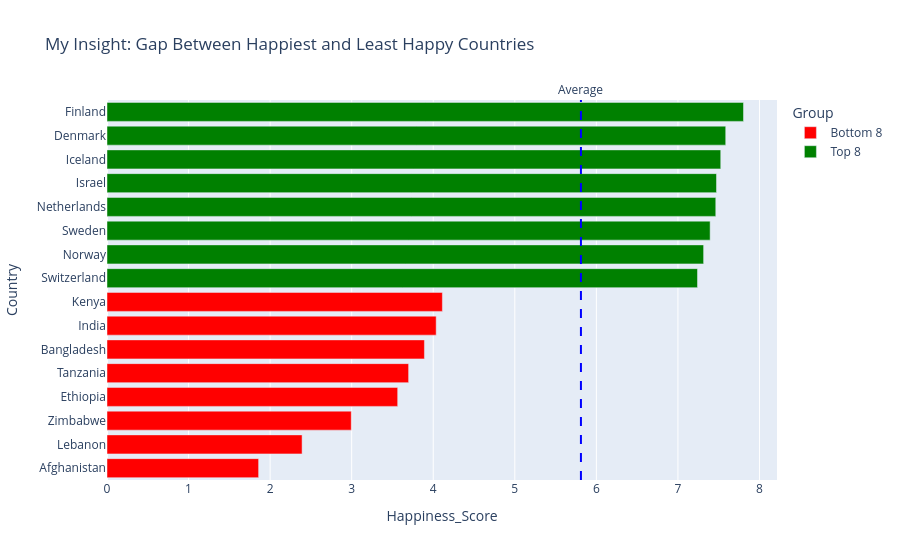

This figure's notebook cell:
### Markdown cell above
## Task 2 — Top vs Bottom Countries

This chart highlights the significant gap between the happiest and least happy countries, showing global inequality in happiness levels.

### Code cell
# Task 2: Top 8 vs. Bottom 8 contrast

top8 = df.nlargest(8, 'Happiness_Score').copy()
top8['Group'] = 'Top 8'

bottom8 = df.nsmallest(8, 'Happiness_Score').copy()
bottom8['Group'] = 'Bottom 8'

combined = pd.concat([bottom8, top8]).sort_values('Happiness_Score')

global_avg = df['Happiness_Score'].mean()

fig = px.bar(
    combined,
    x='Happiness_Score',
    y='Country',
    orientation='h',
    color='Group',
    title='My Insight: Gap Between Happiest and Least Happy Countries',
    color_discrete_map={'Top 8': 'green', 'Bottom 8': 'red'}
)

fig.add_vline(
    x=global_avg,
    line_dash="dash",
    line_color="blue",
    annotation_text="Average",
    annotation_position="top"
)

fig.show()
fig.write_image("task2_chart.png")

### Figure 1 — Plotly figure (JSON) as saved in the notebook; plotly's stock layout.template omitted (floating-point values rounded to 4 significant figures)
{"data": [{"hovertemplate": "Group=Bottom 8<br>Happiness_Score=%{x}<br>Country=%{y}<extra></extra>", "legendgroup": "Bottom 8", "marker": {"color": "red", "pattern": {"shape": ""}}, "name": "Bottom 8", "orientation": "h", "showlegend": true, "textposition": "auto", "type": "bar", "x": [1.859, 2.392, 2.995, 3.564, 3.698, 3.892, 4.036, 4.112], "xaxis": "x", "y": ["Afghanistan", "Lebanon", "Zimbabwe", "Ethiopia", "Tanzania", "Bangladesh", "India", "Kenya"], "yaxis": "y"}, {"hovertemplate": "Group=Top 8<br>Happiness_Score=%{x}<br>Country=%{y}<extra></extra>", "legendgroup": "Top 8", "marker": {"color": "green", "pattern": {"shape": ""}}, "name": "Top 8", "orientation": "h", "showlegend": true, "textposition": "auto", "type": "bar", "x": [7.24, 7.315, 7.395, 7.464, 7.473, 7.525, 7.586, 7.804], "xaxis": "x", "y": ["Switzerland", "Norway", "Sweden", "Netherlands", "Israel", "Iceland", "Denmark", "Finland"], "yaxis": "y"}], "layout": {"annotations": [{"showarrow": false, "text": "Average", "x": 5.811, "xanchor": "center", "xref": "x", "y": 1, "yanchor": "bottom", "yref": "y domain"}], "barmode": "relative", "legend": {"title": {"text": "Group"}, "tracegroupgap": 0}, "shapes": [{"line": {"color": "blue", "dash": "dash"}, "type": "line", "x0": 5.811, "x1": 5.811, "xref": "x", "y0": 0, "y1": 1, "yref": "y domain"}], "title": {"text": "My Insight: Gap Between Happiest and Least Happy Countries"}, "xaxis": {"anchor": "y", "domain": [0, 1], "title": {"text": "Happiness_Score"}}, "yaxis": {"anchor": "x", "domain": [0, 1], "title": {"text": "Country"}}}}
